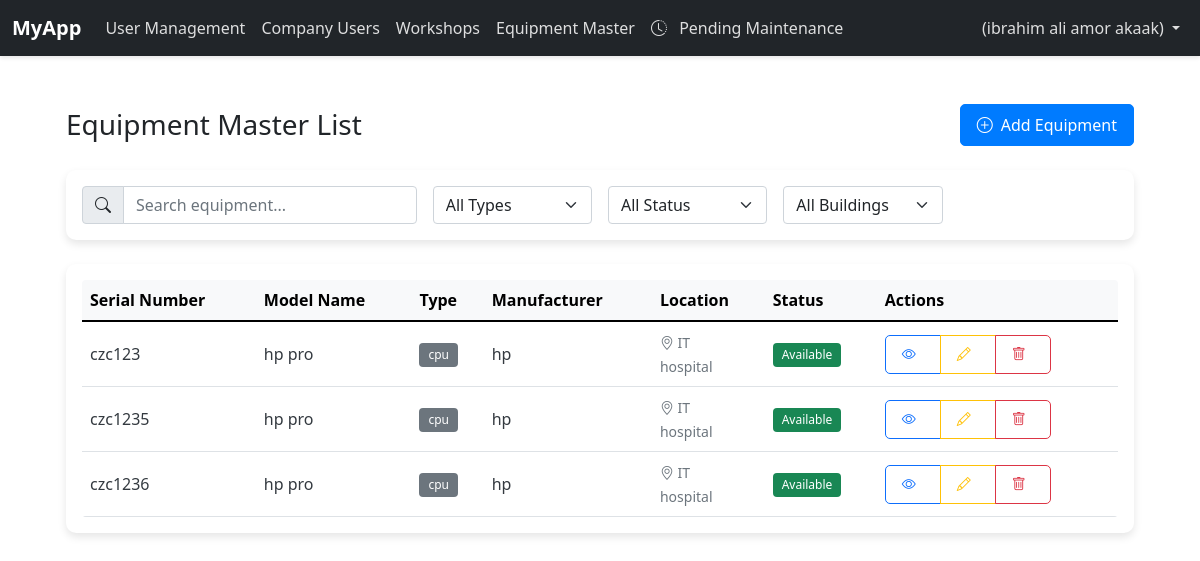
/equipment/ (signed in), run on the app's committed database.
### app/models.py (models this page shows, shortened)
class User(db.Model, UserMixin):
    __tablename__ = "user"
    staffno = db.Column( db.String(80), unique=True, nullable=False, primary_key=True, index=True)
    staffname = db.Column(db.String(80), nullable=False)
    isadmin = db.Column(db.Boolean, default=False)
    password_hash = db.Column(db.String(128), nullable=False)
    created_at = db.Column(db.DateTime, default=get_muscat_time)
    updated_at = db.Column(db.DateTime, default=get_muscat_time, onupdate=get_muscat_time)
    registered_maintenance = relationship('MaintenanceRecord', back_populates='user')

class Equipment(db.Model):
    __tablename__ = "equipment"
    sn = db.Column(db.String(50), primary_key=True, index=True)
    model_name = db.Column(db.String(100), nullable=False)
    equipment_type = db.Column(db.String(50), nullable=False)
    manufacturer = db.Column(db.String(100), nullable=False)
    locname = db.Column(db.String(100), nullable=False)
    building = db.Column(db.String(100), nullable=False)
    note = db.Column(db.String(200))
    created_at = db.Column(db.DateTime, default=get_muscat_time)
    created_by = db.Column(db.String(80), db.ForeignKey('user.staffno'), nullable=False)
    creator = db.relationship('User', backref=db.backref('created_equipment', lazy=True))
    maintenance_records = db.relationship('MaintenanceRecord', back_populates='equipment_rel', overlaps='equipment_ref')
    from sqlalchemy.orm import aliased

### app/routers/equipment.py (the view)
@equipment_bp.route('/')
@login_required
def equipment_master():
    form=AddEquipmentForm()
    workshops=Workshop.query.all()
    equipments = Equipment.query.all()
    return render_template('equipment/equipmentmaster.html', equipments=equipments,workshops=workshops, form=form)

### app/forms/equipmentforms.py
class AddEquipmentForm(FlaskForm):
    sn = StringField('Serial Number', validators=[
        DataRequired(),
        Length(min=1, max=50)
    ])
    model_name = StringField('Model Name', validators=[
        DataRequired(),
        Length(min=1, max=100)
    ])
    equipment_type = StringField('Equipment Type', validators=[
        DataRequired(),
        Length(min=1, max=50)
    ])
    manufacturer = StringField('Manufacturer', validators=[
        DataRequired(),
        Length(min=1, max=100)
    ])
    locname = StringField('Location Name', validators=[
        DataRequired(),
        Length(min=1, max=100)
    ])
    building = StringField('Building', validators=[
        DataRequired(),
        Length(min=1, max=100)
    ])
    note = TextAreaField('Note', validators=[
        Length(max=200)
    ])
    submit = SubmitField('Add Equipment')

### app/__init__.py (called while the page is built)
@login_manager.user_loader
def load_user(user_id):
    from .models import User
    return User.query.get(int(user_id))

### app/routers/equipment.py (called while the page is built)
@equipment_bp.context_processor
def utility_processor():
    return dict(status_colors=status_colors)

### app/templates/equipment/equipmentmaster.html (shortened to what this page needs)
{% extends "base.html" %}
{% block content %}
<div class="container-fluid px-4 py-5">
    <div class="d-flex justify-content-between align-items-center mb-4">
        <h2 class="h3 mb-0">Equipment Master List</h2>
        <button class="btn btn-primary" data-bs-toggle="modal" data-bs-target="#addEquipmentModal">
            <i class="bi bi-plus-circle me-2"></i>Add Equipment
        </button>
    </div>
    <div class="card mb-4">
        <div class="card-body">
            <div class="row g-3">
                <div class="col-md-4">
                    <div class="input-group">
                        <span class="input-group-text"><i class="bi bi-search"></i></span>
                        <input type="text" class="form-control" id="searchInput" placeholder="Search equipment...">
                    </div>
                </div>
                <div class="col-md-2">
                    <select class="form-select" id="typeFilter">
                        <option value="">All Types</option>
                    </select>
                </div>
                <div class="col-md-2">
                    <select class="form-select" id="activeFilter">
                        <option value="">All Status</option>
                    </select>
                </div>
                <div class="col-md-2">
                    <select class="form-select" id="buildingFilter">
                        <option value="">All Buildings</option>
                    </select>
                </div>
            </div>
        </div>
    </div>
    <div class="card">
        <div class="card-body">
            <div class="table-responsive">
                <table class="table table-hover align-middle">
                    <thead class="table-light">
                        <tr>
                            <th scope="col">Serial Number</th>
                            <th scope="col">Model Name</th>
                            <th scope="col">Type</th>
                            <th scope="col">Manufacturer</th>
                            <th scope="col">Location</th>
                            <th scope="col">Status</th>
                            <th scope="col">Actions</th>
                        </tr>
                    </thead>
                    <tbody>
                        {% for equipment in equipments %}
                        <tr>
                            <td>{{ equipment.sn }}</td>
                            <td>{{ equipment.model_name }}</td>
                            <td>
                                <span class="badge bg-secondary">{{ equipment.equipment_type }}</span>
                            </td>
                            <td>{{ equipment.manufacturer }}</td>
                            <td>
                                <small class="text-muted">
                                    <i class="bi bi-geo-alt"></i> {{ equipment.locname }}
                                    <br>{{ equipment.building }}
                                </small>
                            </td>
                            <td>
                                {% if equipment.isundermaintenance %}
                                <span class="badge bg-warning">Under Maintenance</span>
                                {% else %}
                                <span class="badge bg-success">Available</span>
                                {% endif %}
                            </td>
                            <td>
                                <div class="btn-group">
                                    <a href="{{ url_for('equipment.read', sn=equipment.sn) }}"
                                       class="btn btn-sm btn-outline-primary">
                                        <i class="bi bi-eye w-100"></i>
                                    </a>
                                    <a href="#"
                                       class="btn btn-sm btn-outline-warning">
                                        <i class="bi bi-pencil w-100"></i>
                                    </a>
                                    <button type="button" class="btn btn-sm btn-outline-danger"
                                            data-bs-toggle="modal"
                                            data-bs-target="#deleteModal{{ equipment.sn }}">
                                        <i class="bi bi-trash w-100"></i>
                                    </button>
                                </div>
                            </td>
                        </tr>
                        {% endfor %}
                    </tbody>
                </table>
            </div>
        </div>
    </div>
</div>
{% endblock %}

### app/templates/navbar.html (shortened to what this page needs)
<nav class="navbar navbar-expand-lg navbar-dark bg-dark">
    <div class="container-fluid">
        <a class="navbar-brand" href="{{ url_for('main.index') }}">MyApp</a>
        <div class="collapse navbar-collapse" id="navbarNav">
            {% if current_user.is_authenticated %}
            <ul class="navbar-nav me-auto mb-2 mb-lg-0">
                <li class="nav-item">
                    <a class="nav-link" href="{{ url_for('users.user_list') }}">User Management</a>
                </li>
                <li class="nav-item">
                    <a class="nav-link" href="{{ url_for('company.company_list') }}">Company Users</a>
                </li>
                <li class="nav-item">
                    <a class="nav-link" href="{{ url_for('workshop.workshop_list') }}">Workshops</a>
                </li>
                <li class="nav-item">
                    <a class="nav-link" href="{{ url_for('equipment.equipment_master') }}">Equipment Master</a>
                </li>
                <li class="nav-item">
                    <a class="nav-link" href="{{ url_for('equipment.pending_maintenance') }}">
                        <i class="bi bi-clock-history"></i>
                        Pending Maintenance
                    </a>
                </li>
            </ul>
            {% endif %}
            <ul class="navbar-nav ml-auto">
                {% if current_user.is_authenticated %}
                <li class="nav-item dropdown">
                    <a class="nav-link dropdown-toggle" href="#" id="userDropdown" role="button" data-bs-toggle="dropdown" aria-haspopup="true" aria-expanded="false">
                        {{ current_user.username }} ({{ current_user.staffname }})
                    </a>
                </li>
                {% endif %}
            </ul>
        </div>
    </div>
</nav>

### app/static/css/main.css (style rules this page uses)
.card { border: none; border-radius: 10px; box-shadow: 0 0 15px rgba(0,0,0,0.1); transition: all 0.3s ease; }
.btn { padding: 0.5rem 1rem; border-radius: 5px; }
.btn i { margin-right: 0.5rem; }
.table { margin-bottom: 0; }
.table th { border-top: none; font-weight: 600; }
.card { border-radius: 10px; box-shadow: 0 4px 8px rgba(0, 0, 0, 0.1); transition: box-shadow 0.3s ease; }
.btn { border-radius: 5px; transition: background-color 0.3s ease; }

### app/static/css/base.css (style rules this page uses)
:root { --primary-color: #007bff; --secondary-color: #6c757d; --success-color: #28a745; --danger-color: #dc3545; --warning-color: #ffc107; --info-color: #17a2b8; --light-color: #f8f9fa; --dark-color: #343a40; --white-color: #ffffff; --gray-color: #6c757d; --gray-dark-color: #343a40; --border-color: #dee2e6; }
.navbar { box-shadow: 0 2px 4px rgba(0,0,0,.1); }
.nav-link i { margin-right: 0.5rem; }

### app/static/css/style.css (style rules this page uses)
.navbar-brand { font-weight: bold; }
.nav-link { color: rgba(255, 255, 255, .85) !important; }
.card { box-shadow: 0 2px 4px rgba(0,0,0,0.1); transition: all 0.3s ease; }
.btn { transition: all 0.3s ease; }
.btn-primary { background-color: var(--primary-color); border-color: var(--primary-color); }
.table { background-color: var(--white-color); border-radius: 4px; overflow: hidden; }
.table thead th { background-color: var(--light-color); border-bottom: 2px solid var(--border-color); }

### app/static/css/maintenance.css (style rules this page uses)
.table { margin-bottom: 0; }
.table th { background: var(--light-color); border-bottom: 2px solid var(--border-color); }
.table td { vertical-align: middle; }
.badge { padding: 0.5em 0.75em; font-weight: 500; }
.table td { color: var(--dark-color); }
.badge { background: var(--primary-color); color: var(--white-color); }

### data on the page
User: staffname "ibrahim ali amor akaak"
Equipment: sn "czc123", model_name "hp pro", equipment_type "cpu", manufacturer "hp", locname "IT", building "hospital"
Equipment: sn "czc1235", model_name "hp pro", equipment_type "cpu", manufacturer "hp", locname "IT", building "hospital"
Equipment: sn "czc1236", model_name "hp pro", equipment_type "cpu", manufacturer "hp", locname "IT", building "hospital"
